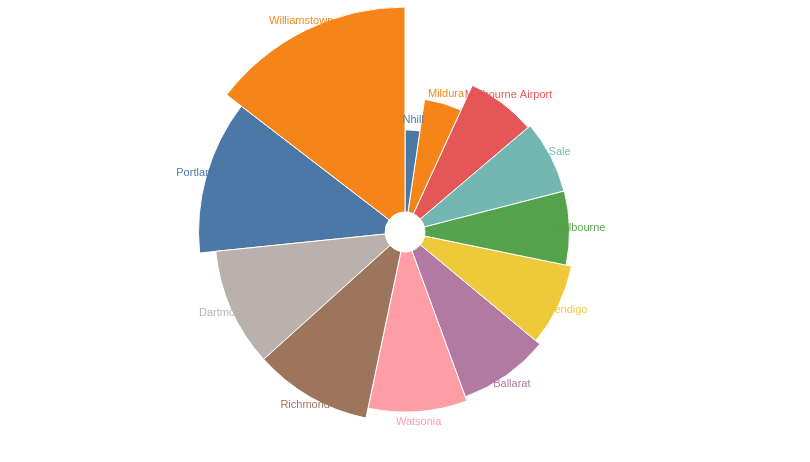

Write the Vega-Lite specification saved for this chart.
### Vega-Lite specification from a JSON file in a GitHub repository (floating-point values rounded to 4 significant figures)
{"$schema": "https://vega.github.io/schema/vega-lite/v5.json", "width": 800, "height": 450, "description": "A simple radial chart with embedded data.", "data": {"values": [{"category": "Ballarat", "value": 527}, {"category": "Bendigo", "value": 491}, {"category": "Sale", "value": 453}, {"category": "Melbourne Airport", "value": 436}, {"category": "Melbourne", "value": 455}, {"category": "Mildura", "value": 284}, {"category": "Nhill", "value": 147}, {"category": "Portland", "value": 758}, {"category": "Watsonia", "value": 558}, {"category": "Dartmoor", "value": 632}, {"category": "Williamstown", "value": 916}, {"category": "Richmond", "value": 631}]}, "layer": [{"mark": {"type": "arc", "innerRadius": 20, "stroke": "#fff"}}, {"mark": {"type": "text", "radiusOffset": 10, "color": "black"}, "encoding": {"text": {"field": "category", "type": "nominal", "color": "black"}}}], "encoding": {"theta": {"field": "value", "type": "quantitative", "stack": true}, "radius": {"field": "value", "scale": {"type": "sqrt", "zero": true, "rangeMin": 20}}, "color": {"field": "value", "type": "nominal", "legend": null}}}
